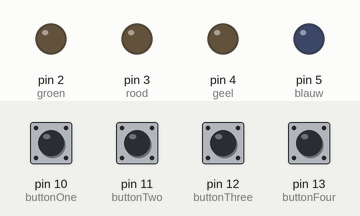
Simulated run of this sketch. Board: Arduino Uno, built with avr-gcc and run on an emulated ATmega328P. Shown: output pins drawn as LEDs (lit = HIGH). The test bench sets the inputs (shaded band); at power-on: pin 10 (buttonOne), pin 11 (buttonTwo), pin 12 (buttonThree), pin 13 (buttonFour) HIGH. What the sketch prints to the serial monitor is not drawn.

Above: at 1.2 s.
1.3 s: pin 13 (buttonFour) pulled LOW for 0.15 s
At 2.0 s:
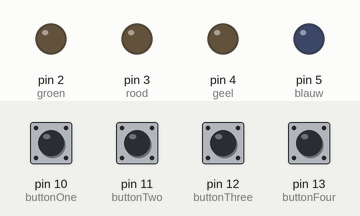
3.0 s: pin 10 (buttonOne) pulled LOW for 0.15 s
At 3.07 s:
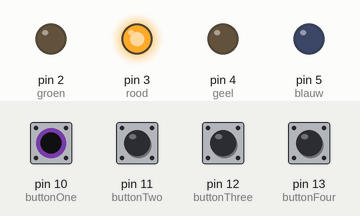
4.6 s: pin 11 (buttonTwo) pulled LOW for 0.15 s
At 5.7 s:
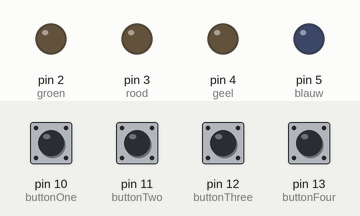
6.3 s: pin 12 (buttonThree) pulled LOW for 0.15 s
At 7.0 s:
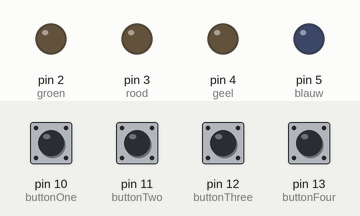
8.0 s: pin 13 (buttonFour) pulled LOW for 1 s
At 8.4 s:
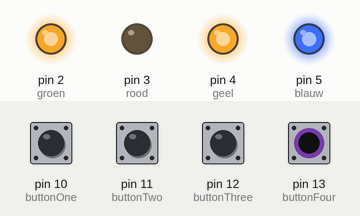
10.5 s: pin 10 (buttonOne) driven LOW and pin 13 (buttonFour) driven LOW
At 11.5 s:
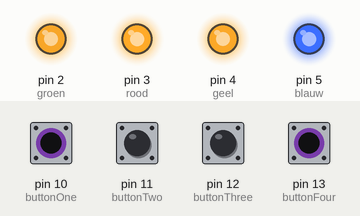
Timing chart, 0 to 13.0 s (numbered marks = the images above; inputs shaded):
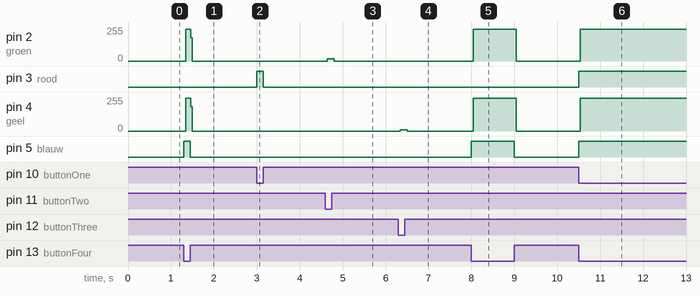

The sketch:

4leds.ino
```cpp
int groen = 2;
int rood = 3;
int geel = 4;
int blauw = 5;

int buttonOne = 10;
int buttonTwo =11;
int buttonThree =12;
int buttonFour = 13;


void setup() {
    Serial.begin(115200);
    Serial.setTimeout(600000);
    pinMode(rood,OUTPUT);
    pinMode(buttonOne,INPUT_PULLUP);
    pinMode(groen,OUTPUT);
    pinMode(buttonTwo,INPUT_PULLUP);
    pinMode(geel,OUTPUT);
    pinMode(buttonThree,INPUT_PULLUP);
    pinMode(blauw,OUTPUT);
    pinMode(buttonFour,INPUT_PULLUP);

}

void loop() {

  int sensorValOne = digitalRead(buttonOne);
  int sensorValTwo = digitalRead(buttonTwo);
  int sensorValThree = digitalRead(buttonThree);
  int sensorValFour = digitalRead(buttonFour);
  //print out the value of the pushbutton
  Serial.println(sensorValOne);

  // Keep in mind the pull-up means the pushbutton's logic is inverted. It goes
  // HIGH when it's open, and LOW when it's pressed. Turn on pin 13 when the
  // button's pressed, and off when it's not:


  if (sensorValOne == HIGH) {
    digitalWrite(rood, LOW);
  } else {
    digitalWrite(rood, HIGH);
  }

  if (sensorValTwo == HIGH) {
    digitalWrite(groen, LOW);
  } else {
    digitalWrite(groen, HIGH);
  }

    if (sensorValThree == HIGH) {
    digitalWrite(geel, LOW);
  } else {
    digitalWrite(geel, HIGH);
  }

    if (sensorValFour == HIGH) {
    digitalWrite(blauw, LOW);
    digitalWrite(geel, LOW);
    digitalWrite(groen, LOW);
  } else {
    digitalWrite(blauw, HIGH);
    digitalWrite(geel, HIGH);
    digitalWrite(groen, HIGH);
  }


}
```

Measured:
- after the input at 1.3 s, pin 2 (groen): 0/255 → 239/255 at once, → 0/255 0.12 s later; pin 4 (geel): 0/255 → 247/255 at once, → 0/255 0.12 s later; pin 5 (blauw): LOW → HIGH at once, → LOW 0.15 s later
- after the input at 3.0 s, pin 3 (rood): LOW → HIGH at once, → LOW 0.15 s later
- after the input at 4.6 s, pin 2 (groen): 0/255 → 16/255 at once, → 0/255 0.16 s later
- after the input at 6.3 s, pin 4 (geel): 0/255 → 8/255 at once, → 0/255 0.16 s later
- after the input at 8.0 s, pin 2 (groen): 0/255 → 239/255 at once, → 0/255 1.0 s later; pin 4 (geel): 0/255 → 247/255 at once, → 0/255 1.0 s later; pin 5 (blauw): LOW → HIGH at once, → LOW 1.0 s later
- after the input at 10.5 s, pin 2 (groen): 0/255 → 239/255 at once; pin 3 (rood), pin 5 (blauw): LOW → HIGH at once; pin 4 (geel): 0/255 → 247/255 at once
